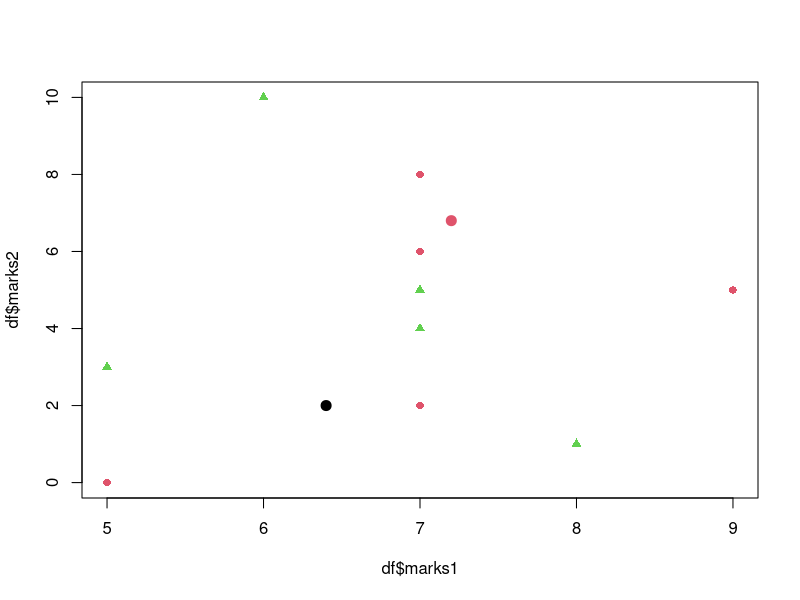

R code for this plot:
marks1 = ceiling(rnorm(10, 6,2))
marks2 = ceiling(rnorm(10, 5,2))
df = data.frame(marks1, marks2)
head(df)
km = kmeans(df, centers=2)
km$cluster
df2=cbind(df, cluster=km$cluster)
df2[order(df2$cluster),]
plot(df$marks1, df$marks2, col=2:3, pch=c(16,17))
km$centers
points(km$centers, pch=20, cex=2, col=km$cluster)
 